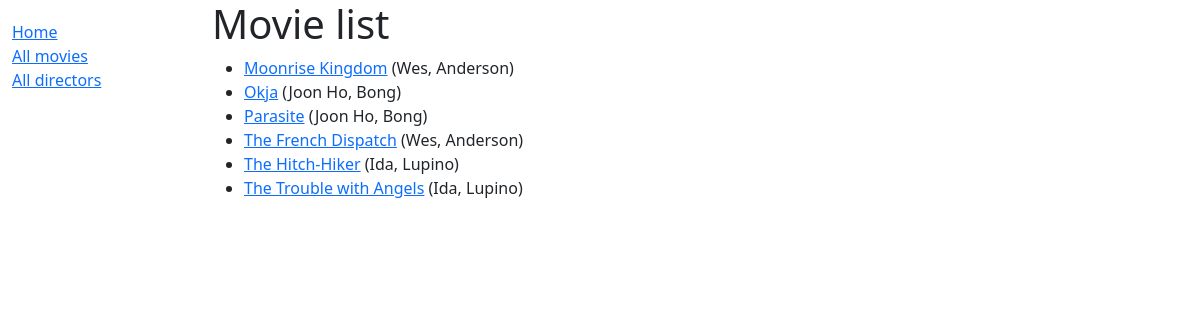
The app's page /movies/movies/ with its own data.
### movies/models.py (models this page shows, shortened)
class Movie(models.Model):
    title = models.CharField(max_length=100)
    release_date = models.DateField(null=True, blank=True)
    genre = models.ManyToManyField(Genre)
    director = models.ForeignKey(
        'Director', on_delete=models.SET_NULL, null=True)
    actors = models.ManyToManyField(Actor)
    language = models.ManyToManyField(Language)
    duration = models.FloatField(null=True, blank=True)
    rating = models.FloatField(null=True, blank=True, validators=[
                               MaxValueValidator(10.0), MinValueValidator(0.0)])
    poster = models.ImageField(upload_to='movie_poster', default='default.jpg')
    class Meta:
        ordering = ['title', 'release_date']
    def get_absolute_url(self):
        return reverse('movie-detail', args=[str(self.id)])

class Director(models.Model):
    first_name = models.CharField(max_length=100)
    last_name = models.CharField(max_length=100)
    date_of_birth = models.DateField(null=True, blank=True)
    date_of_death = models.DateField('Died', null=True, blank=True)
    class Meta:
        ordering = ['last_name', 'first_name']

### movies/views.py (the view)
# urls.py: path('movies/', views.MovieListView.as_view(), name='movies'),
class MovieListView(generic.ListView):
    model = Movie
    context_object_name = 'movies_list'
    template_name = 'movies_list.html'

### movies/templates/movies_list.html
{% extends "base_generic.html" %}
{% block content %}
    <h1>Movie list</h1>
    {% if movies_list %}
    <ul>
        {% for movie in movies_list %}
        <li>
            <a href="{{ movie.get_absolute_url }}">{{ movie.title }}</a>
             ({{ movie.director.first_name }}, {{movie.director.last_name}})
        </li>
        {% endfor %}
    </ul>
    {% else %}
        <p>There are no movies.</p>
    {% endif %}
{% endblock %}

### records on screen
Movie: title "Moonrise Kingdom", director.first_name "Wes", director.last_name "Anderson"
Movie: title "Okja", director.first_name "Joon Ho", director.last_name "Bong"
Movie: title "Parasite", director.first_name "Joon Ho", director.last_name "Bong"
Movie: title "The French Dispatch", director.first_name "Wes", director.last_name "Anderson"
Movie: title "The Hitch-Hiker", director.first_name "Ida", director.last_name "Lupino"
Movie: title "The Trouble with Angels", director.first_name "Ida", director.last_name "Lupino"
